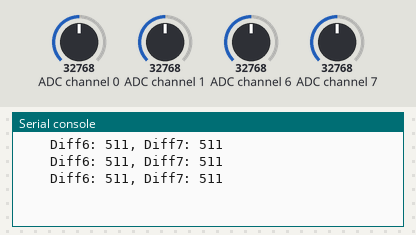
This program was run on a simulated CircuitPython board. Parts: the last lines printed to the serial console. Inputs (shaded band) come from the test bench; at power-on: ADC channel 6 = 32768, ADC channel 0 = 32768, ADC channel 1 = 32768, ADC channel 7 = 32768 (analog values on the 0–65535 scale).

Above: at 1.2 s.
1.3 s: ADC channel 6 set to 45874
At 1.9 s:
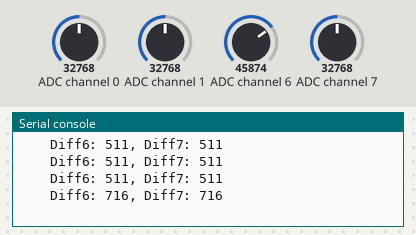
2.8 s: ADC channel 6 set to 63568
At 3.4 s:
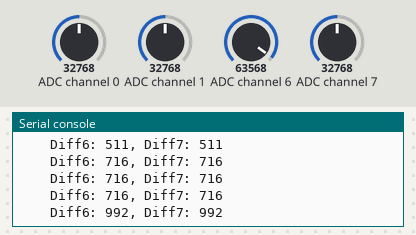
Timing chart, 0 to 5.8 s (numbered marks = the images above; inputs shaded):
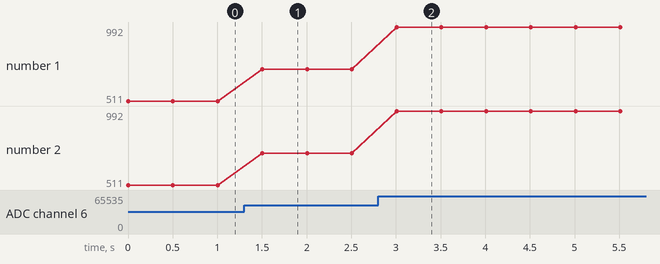

Measured:
- after the input at 1.3 s, the serial console: prints a new line after 0.20 s (image 1)
- after the input at 2.8 s, the serial console: prints a new line after 0.21 s (image 2)
- plotted number 1: 511 → 716 after the input at 1.3 s, 716 → 992 after the input at 2.8 s
- plotted number 2: 511 → 716 after the input at 1.3 s, 716 → 992 after the input at 2.8 s

The program:

mcp3xxx-test.py
```python
import time
import busio
import digitalio
import board

import adafruit_mcp3xxx.mcp3008 as MCP
from adafruit_mcp3xxx.analog_in import AnalogIn

# import mcp3008 as MCP
# from analog_in import AnalogIn

spi = busio.SPI(clock=board.SCK, MISO=board.MISO, MOSI=board.MOSI)
cs = digitalio.DigitalInOut(board.D5)
mcp = MCP.MCP3008(spi, cs)

chan0 = AnalogIn(mcp, MCP.P0)
chan1 = AnalogIn(mcp, MCP.P1)
diff0 = AnalogIn(mcp, MCP.P0, MCP.P1)
chan6 = AnalogIn(mcp, MCP.P6)
diff6 = AnalogIn(mcp, MCP.P6, MCP.P7)
chan7 = AnalogIn(mcp, MCP.P7)
diff7 = AnalogIn(mcp, MCP.P6, MCP.P6)

while True:
    v0 = chan0.value >> 6
    v1 = chan1.value >> 6
    d0 = diff0.value >> 6
    v6 = chan6.value >> 6
    d6 = diff6.value >> 6
#    print("7 :", type(chan6.value))
#    print("6 :", type(chan7.value))
#    print("diff0: ", type(diff0))
#    print("diff0.value: ", type(diff0.value))
#    print("diff7: ", type(diff7))
#    print("diff7.value: ", type(diff7.value))
    v7 = chan7.value >> 6
#    print(type(diff7.value))
    d7 = diff7.value >> 6

#    print('Raw ADC Value: {}, {}'.format(chan0.value, chan1.value))
#    print('Differential: {}'.format(diff0.value))

#    print('@@ Raw ADC Value: {}, {}'.format(v0, v1))
#    print('   Differential: {}'.format(d0))
#    print('@@  Channel 6: {}, diff: {}'.format(v6, d6))
    print('    Diff6: {}, Diff7: {}'.format(d6, d7))

#    print('ADC Voltage: ' + str(channel.voltage) + 'V')
    time.sleep(0.5)
```
